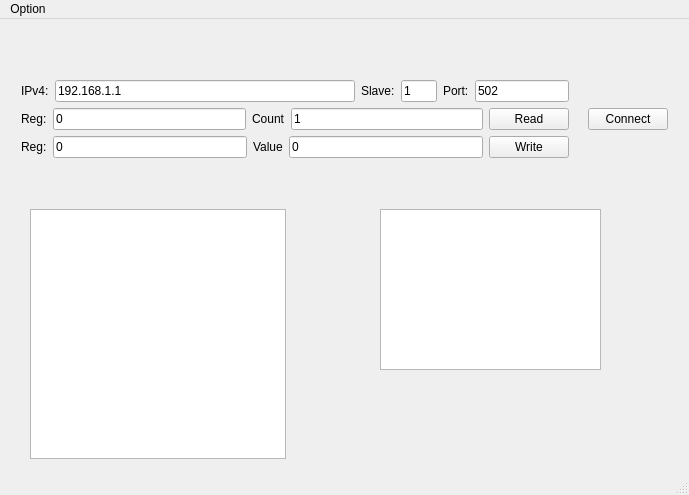
<?xml version="1.0" encoding="UTF-8"?>
<ui version="4.0">
 <class>MainWindow</class>
 <widget class="QMainWindow" name="MainWindow">
  <property name="geometry">
   <rect>
    <x>0</x>
    <y>0</y>
    <width>689</width>
    <height>495</height>
   </rect>
  </property>
  <property name="maximumSize">
   <size>
    <width>700</width>
    <height>1000</height>
   </size>
  </property>
  <property name="windowTitle">
   <string>Test_TCP</string>
  </property>
  <property name="unifiedTitleAndToolBarOnMac">
   <bool>false</bool>
  </property>
  <widget class="QWidget" name="centralWidget">
   <widget class="QWidget" name="layoutWidget">
    <property name="geometry">
     <rect>
      <x>10</x>
      <y>50</y>
      <width>669</width>
      <height>100</height>
     </rect>
    </property>
    <layout class="QHBoxLayout" name="horizontalLayout_5">
     <item>
      <layout class="QVBoxLayout" name="verticalLayout_3">
       <item>
        <layout class="QVBoxLayout" name="verticalLayout">
         <item>
          <layout class="QHBoxLayout" name="horizontalLayout">
           <item>
            <widget class="QLabel" name="IP_label">
             <property name="text">
              <string>IPv4:</string>
             </property>
             <property name="buddy">
              <cstring>IPv4_line_edit</cstring>
             </property>
            </widget>
           </item>
           <item>
            <widget class="QLineEdit" name="IPv4_line_edit">
             <property name="minimumSize">
              <size>
               <width>300</width>
               <height>0</height>
              </size>
             </property>
             <property name="whatsThis">
              <string/>
             </property>
             <property name="text">
              <string>192.168.1.1</string>
             </property>
             <property name="maxLength">
              <number>20</number>
             </property>
            </widget>
           </item>
           <item>
            <widget class="QLabel" name="slave_label">
             <property name="text">
              <string>Slave:</string>
             </property>
            </widget>
           </item>
           <item>
            <widget class="QLineEdit" name="slave_line_edit">
             <property name="maximumSize">
              <size>
               <width>50</width>
               <height>16777215</height>
              </size>
             </property>
             <property name="text">
              <string>1</string>
             </property>
             <property name="maxLength">
              <number>10</number>
             </property>
            </widget>
           </item>
           <item>
            <widget class="QLabel" name="port_label">
             <property name="text">
              <string>Port:</string>
             </property>
            </widget>
           </item>
           <item>
            <widget class="QLineEdit" name="port_line_edit">
             <property name="text">
              <string>502</string>
             </property>
             <property name="maxLength">
              <number>8</number>
             </property>
            </widget>
           </item>
          </layout>
         </item>
        </layout>
       </item>
       <item>
        <layout class="QVBoxLayout" name="verticalLayout_2">
         <item>
          <layout class="QHBoxLayout" name="horizontalLayout_3">
           <item>
            <widget class="QLabel" name="rd_reg_label">
             <property name="text">
              <string>Reg:</string>
             </property>
            </widget>
           </item>
           <item>
            <widget class="QLineEdit" name="rd_reg_line_edit">
             <property name="enabled">
              <bool>true</bool>
             </property>
             <property name="text">
              <string>0</string>
             </property>
            </widget>
           </item>
           <item>
            <widget class="QLabel" name="rd_count_label">
             <property name="text">
              <string>Count</string>
             </property>
            </widget>
           </item>
           <item>
            <widget class="QLineEdit" name="rd_count_line_edit">
             <property name="text">
              <string>1</string>
             </property>
            </widget>
           </item>
           <item>
            <widget class="QPushButton" name="rd_button">
             <property name="text">
              <string>Read</string>
             </property>
            </widget>
           </item>
          </layout>
         </item>
         <item>
          <layout class="QHBoxLayout" name="horizontalLayout_4">
           <item>
            <widget class="QLabel" name="wr_reg_label">
             <property name="text">
              <string>Reg:</string>
             </property>
            </widget>
           </item>
           <item>
            <widget class="QLineEdit" name="wr_reg_line_edit">
             <property name="text">
              <string>0</string>
             </property>
            </widget>
           </item>
           <item>
            <widget class="QLabel" name="wr_val_label">
             <property name="text">
              <string>Value</string>
             </property>
            </widget>
           </item>
           <item>
            <widget class="QLineEdit" name="wr_val_line_edit">
             <property name="text">
              <string>0</string>
             </property>
            </widget>
           </item>
           <item>
            <widget class="QPushButton" name="wr_button">
             <property name="text">
              <string>Write</string>
             </property>
            </widget>
           </item>
          </layout>
         </item>
        </layout>
       </item>
      </layout>
     </item>
     <item>
      <spacer name="horizontalSpacer">
       <property name="orientation">
        <enum>Qt::Horizontal</enum>
       </property>
       <property name="sizeHint" stdset="0">
        <size>
         <width>40</width>
         <height>20</height>
        </size>
       </property>
      </spacer>
     </item>
     <item>
      <widget class="QPushButton" name="connect_button">
       <property name="text">
        <string>Connect</string>
       </property>
      </widget>
     </item>
    </layout>
   </widget>
   <widget class="QPlainTextEdit" name="log_plain_text_edit">
    <property name="geometry">
     <rect>
      <x>30</x>
      <y>190</y>
      <width>256</width>
      <height>250</height>
     </rect>
    </property>
    <property name="minimumSize">
     <size>
      <width>0</width>
      <height>250</height>
     </size>
    </property>
   </widget>
   <widget class="QTextEdit" name="textEdit">
    <property name="geometry">
     <rect>
      <x>380</x>
      <y>190</y>
      <width>221</width>
      <height>161</height>
     </rect>
    </property>
   </widget>
  </widget>
  <widget class="QStatusBar" name="statusBar"/>
  <widget class="QMenuBar" name="menuBar">
   <property name="geometry">
    <rect>
     <x>0</x>
     <y>0</y>
     <width>689</width>
     <height>25</height>
    </rect>
   </property>
   <widget class="QMenu" name="menus">
    <property name="title">
     <string>Option</string>
    </property>
    <widget class="QMenu" name="menuCommunication">
     <property name="title">
      <string>Communication</string>
     </property>
     <widget class="QMenu" name="menuDevice_2">
      <property name="title">
       <string>Device 2</string>
      </property>
      <addaction name="actionMODBUS_TCP"/>
     </widget>
     <addaction name="actionDevice1"/>
     <addaction name="menuDevice_2"/>
    </widget>
    <addaction name="menuCommunication"/>
   </widget>
   <addaction name="menus"/>
  </widget>
  <action name="actionDevice1">
   <property name="text">
    <string>Device 1</string>
   </property>
  </action>
  <action name="actionMODBUS_TCP">
   <property name="text">
    <string>MODBUS TCP</string>
   </property>
  </action>
 </widget>
 <layoutdefault spacing="6" margin="11"/>
 <resources/>
 <connections/>
</ui>
